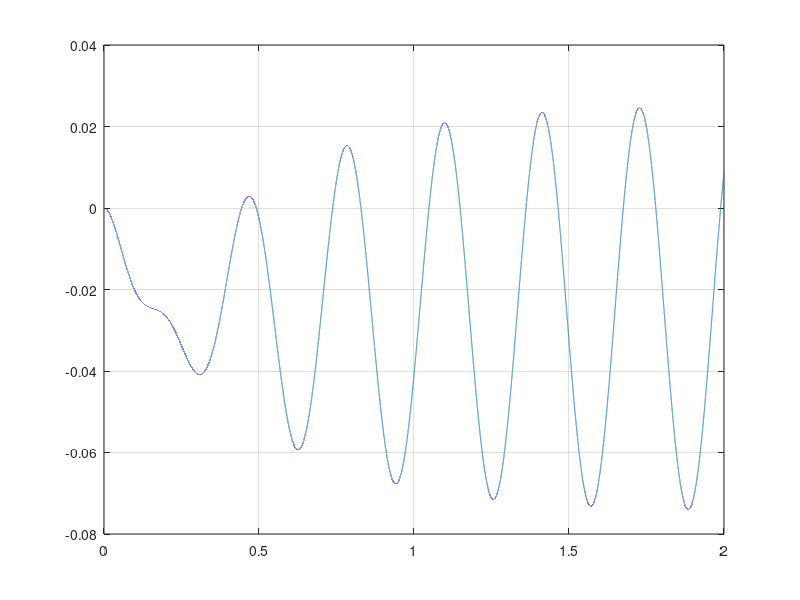

Source code (MATLAB):
close all;
clear;
%Numerical time integration of mass spring damper
%Starting from unstretched spring
%Starting from rest
%Basic data
F0=500; %F(t)=F0*sin(wp*t)
wp=20;
k=40e3;
c=500;
m=100;
g=9.81;
%Time data
EndTime=2.0;
StepTime=1e-5;
%Initialize
Time=0.0;
y=0;
yDot=0;
Counter=1;
%Start time integration
while Time<EndTime
    %Compute acceleration
    Ft=F0*sin(wp*Time);
    Fk=k*y;
    Fc=c*yDot;
    yDotDot=(Ft-Fk-Fc-m*g)/m;
    %Save data for plotting
    Time_Plot(Counter)=Time;
    y_Plot(Counter)=y;
    yDot_Plot(Counter)=yDot;
    yDotDot_Plot(Counter)=yDotDot;
    %Time integrate
    y=y+yDot*StepTime;
    yDot=yDot+yDotDot*StepTime;
    Time=Time+StepTime;
    Counter=Counter+1;
end;
plot(Time_Plot,y_Plot);
grid;